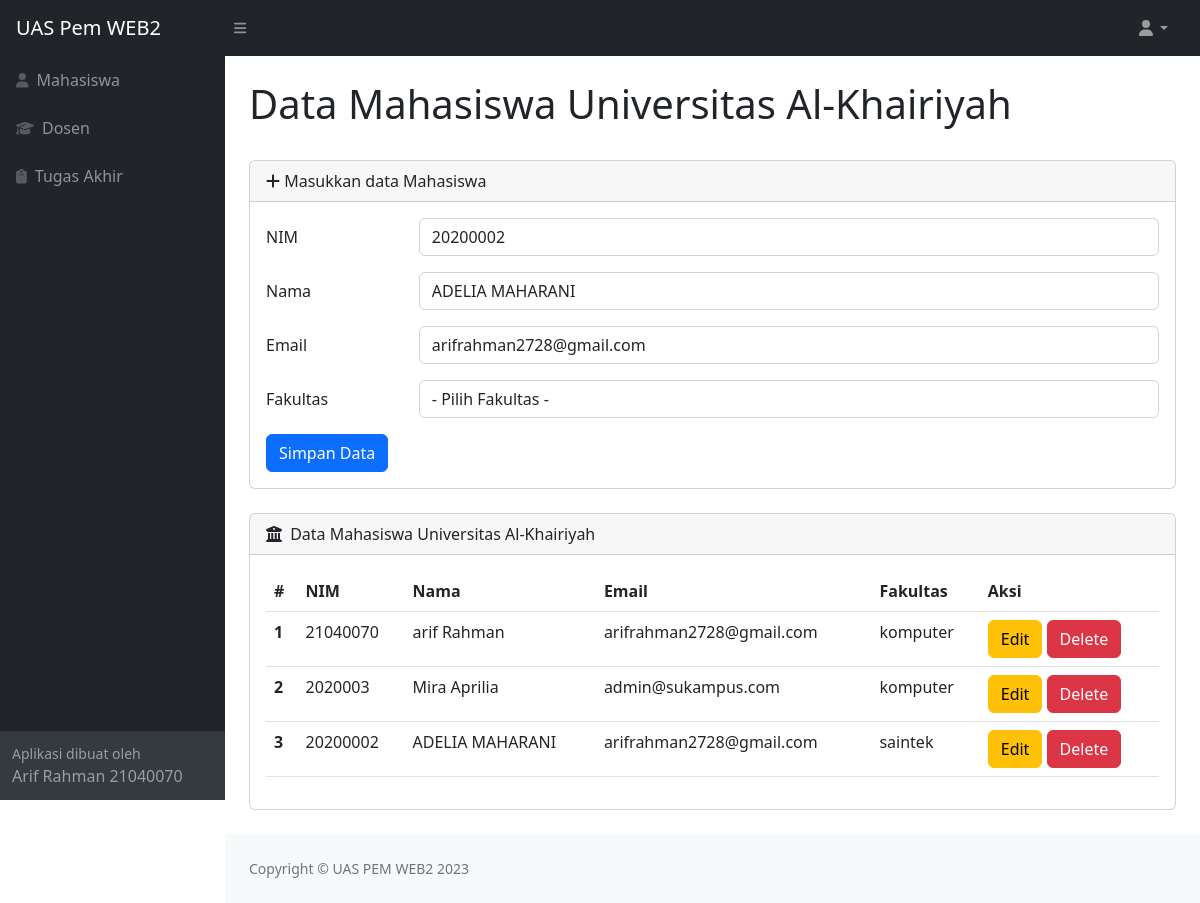
The app's page /index.php?op=edit&id=21 (signed in) with its own data.
### tables this page shows
CREATE TABLE `mahasiswa` (
  `id` int(11) NOT NULL,
  `nim` varchar(25) NOT NULL,
  `nama` varchar(25) NOT NULL,
  `email` varchar(25) NOT NULL,
  `fakultas` varchar(25) NOT NULL
);

### pages/content/mahasiswa.php (the view, shortened to what this page needs)
<?php
include_once("koneksi/config.php");
$nim        = "";
$nama       = "";
$email      = "";
if (isset($_GET['op'])) {
    $op = $_GET['op'];
} else {
    $op = "";
}
if ($op == 'edit') {
    $id         = $_GET['id'];
    $sql1       = "select * from mahasiswa where id = '$id'";
    $q1         = mysqli_query($koneksi, $sql1);
    $r1         = mysqli_fetch_array($q1);
    $nim        = $r1['nim'];
    $nama       = $r1['nama'];
    $email     = $r1['email'];
}
?>
<main>
    <div class="container-fluid px-4">
        <h1 class="mt-4">Data Mahasiswa Universitas Al-Khairiyah</h1>
        <div class="card mb-4">
            <div class="card-header">
                <i class="fas fa-plus"></i>
                Masukkan data Mahasiswa
            </div>
            <div class="card-body">
                <form action="" method="POST">
                    <div class="mb-3 row">
                        <label for="nim" class="col-sm-2 col-form-label">NIM</label>
                        <div class="col-sm-10">
                            <input type="text" class="form-control" id="nim" name="nim" value="<?php echo $nim ?>">
                        </div>
                    </div>
                    <div class="mb-3 row">
                        <label for="nama" class="col-sm-2 col-form-label">Nama</label>
                        <div class="col-sm-10">
                            <input type="text" class="form-control" id="nama" name="nama" value="<?php echo $nama ?>">
                        </div>
                    </div>
                    <div class="mb-3 row">
                        <label for="email" class="col-sm-2 col-form-label">Email</label>
                        <div class="col-sm-10">
                            <input type="text" class="form-control" id="email" name="email" value="<?php echo $email ?>">
                        </div>
                    </div>
                    <div class="mb-3 row">
                        <label for="fakultas" class="col-sm-2 col-form-label">Fakultas</label>
                        <div class="col-sm-10">
                            <select class="form-control" name="fakultas" id="fakultas">
                                <option value="">- Pilih Fakultas -</option>
                            </select>
                        </div>
                    </div>
                    <div class="col-12">
                        <input type="submit" name="simpan" value="Simpan Data" class="btn btn-primary" />
                    </div>
                </form>
            </div>
        </div>
    </div>
</main>
    <?php
    include_once("koneksi/config.php");
    ?>
<main>
    <div class="container-fluid px-4">
        <div class="card mb-4">
            <div class="card-header">
                <i class="fas fa-building-columns me-1"></i>
                Data Mahasiswa Universitas Al-Khairiyah
            </div>
            <div class="card-body">
            <table class="table">
                    <thead>
                        <tr>
                            <th scope="col">#</th>
                            <th scope="col">NIM</th>
                            <th scope="col">Nama</th>
                            <th scope="col">Email</th>
                            <th scope="col">Fakultas</th>
                            <th scope="col">Aksi</th>
                        </tr>
                    </thead>
                    <tbody>
                        <?php
                        $sql2   = "select * from mahasiswa order by id desc";
                        $q2     = mysqli_query($koneksi, $sql2);
                        $urut   = 1;
                        while ($r2 = mysqli_fetch_array($q2)) {
                            $id         = $r2['id'];
                            $nim        = $r2['nim'];
                            $nama       = $r2['nama'];
                            $email     = $r2['email'];
                            $fakultas   = $r2['fakultas'];
                        ?>
                            <tr>
                                <th scope="row"><?php echo $urut++ ?></th>
                                <td scope="row"><?php echo $nim ?></td>
                                <td scope="row"><?php echo $nama ?></td>
                                <td scope="row"><?php echo $email ?></td>
                                <td scope="row"><?php echo $fakultas ?></td>
                                <td scope="row">
                                    <a href="index.php?op=edit&id=<?php echo $id ?>"><button type="button" class="btn btn-warning">Edit</button></a>
                                    <a href="index.php?op=delete&id=<?php echo $id?>" onclick="return confirm('Yakin mau delete data?')"><button type="button" class="btn btn-danger">Delete</button></a>
                                </td>
                            </tr>
                        <?php
                        }
                        ?>
                    </tbody>
                </table>
            </div>
        </div>
    </div>
</main>

### records on screen
mahasiswa: nim "20200002", nama "ADELIA MAHARANI", email "arifrahman2728@gmail.com", fakultas "saintek"
mahasiswa: nim "21040070", nama "arif Rahman", email "arifrahman2728@gmail.com", fakultas "komputer"
mahasiswa: nim "2020003", nama "Mira Aprilia", email "admin@sukampus.com", fakultas "komputer"
